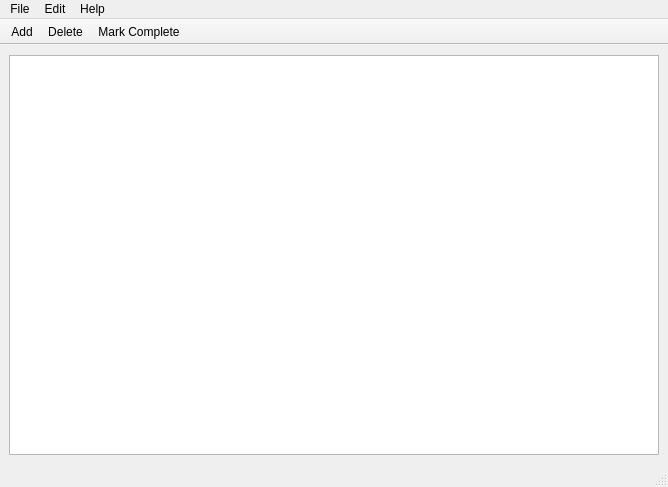
<?xml version="1.0" encoding="UTF-8"?>
<ui version="4.0">
 <class>MainWindow</class>
 <widget class="QMainWindow" name="MainWindow">
  <property name="geometry">
   <rect>
    <x>0</x>
    <y>0</y>
    <width>668</width>
    <height>487</height>
   </rect>
  </property>
  <property name="minimumSize">
   <size>
    <width>668</width>
    <height>487</height>
   </size>
  </property>
  <property name="maximumSize">
   <size>
    <width>668</width>
    <height>487</height>
   </size>
  </property>
  <property name="contextMenuPolicy">
   <enum>Qt::ActionsContextMenu</enum>
  </property>
  <property name="windowTitle">
   <string>To-Do List</string>
  </property>
  <property name="windowIcon">
   <iconset resource="resource.qrc">
    <normaloff>:/images/checklist.png</normaloff>:/images/checklist.png</iconset>
  </property>
  <property name="toolButtonStyle">
   <enum>Qt::ToolButtonTextBesideIcon</enum>
  </property>
  <widget class="QWidget" name="centralwidget">
   <layout class="QVBoxLayout" name="verticalLayout">
    <item>
     <widget class="QTableView" name="task_table">
      <property name="minimumSize">
       <size>
        <width>650</width>
        <height>400</height>
       </size>
      </property>
      <property name="maximumSize">
       <size>
        <width>650</width>
        <height>400</height>
       </size>
      </property>
      <property name="contextMenuPolicy">
       <enum>Qt::CustomContextMenu</enum>
      </property>
      <property name="acceptDrops">
       <bool>false</bool>
      </property>
      <property name="editTriggers">
       <set>QAbstractItemView::NoEditTriggers</set>
      </property>
      <property name="selectionMode">
       <enum>QAbstractItemView::SingleSelection</enum>
      </property>
      <property name="selectionBehavior">
       <enum>QAbstractItemView::SelectRows</enum>
      </property>
      <property name="sortingEnabled">
       <bool>false</bool>
      </property>
      <attribute name="horizontalHeaderHighlightSections">
       <bool>false</bool>
      </attribute>
      <attribute name="verticalHeaderVisible">
       <bool>false</bool>
      </attribute>
      <attribute name="verticalHeaderDefaultSectionSize">
       <number>24</number>
      </attribute>
     </widget>
    </item>
   </layout>
  </widget>
  <widget class="QMenuBar" name="menubar">
   <property name="geometry">
    <rect>
     <x>0</x>
     <y>0</y>
     <width>668</width>
     <height>22</height>
    </rect>
   </property>
   <widget class="QMenu" name="menuFile">
    <property name="title">
     <string>File</string>
    </property>
    <addaction name="actionQuit"/>
   </widget>
   <widget class="QMenu" name="menuEdit">
    <property name="title">
     <string>Edit</string>
    </property>
    <addaction name="actionAddTask"/>
    <addaction name="actionDeleteTask"/>
    <addaction name="actionMarkTaskComplete"/>
   </widget>
   <widget class="QMenu" name="menuHelp">
    <property name="title">
     <string>Help</string>
    </property>
    <addaction name="actionAbout"/>
   </widget>
   <addaction name="menuFile"/>
   <addaction name="menuEdit"/>
   <addaction name="menuHelp"/>
  </widget>
  <widget class="QStatusBar" name="statusbar"/>
  <widget class="QToolBar" name="toolBar">
   <property name="sizePolicy">
    <sizepolicy hsizetype="Preferred" vsizetype="Fixed">
     <horstretch>0</horstretch>
     <verstretch>0</verstretch>
    </sizepolicy>
   </property>
   <property name="minimumSize">
    <size>
     <width>668</width>
     <height>26</height>
    </size>
   </property>
   <property name="maximumSize">
    <size>
     <width>668</width>
     <height>26</height>
    </size>
   </property>
   <property name="windowTitle">
    <string>toolBar</string>
   </property>
   <property name="movable">
    <bool>false</bool>
   </property>
   <property name="allowedAreas">
    <set>Qt::TopToolBarArea</set>
   </property>
   <property name="floatable">
    <bool>false</bool>
   </property>
   <attribute name="toolBarArea">
    <enum>TopToolBarArea</enum>
   </attribute>
   <attribute name="toolBarBreak">
    <bool>false</bool>
   </attribute>
   <addaction name="actionAddTask"/>
   <addaction name="actionDeleteTask"/>
   <addaction name="actionMarkTaskComplete"/>
  </widget>
  <action name="actionQuit">
   <property name="text">
    <string>Quit</string>
   </property>
   <property name="toolTip">
    <string>Alt+Q</string>
   </property>
   <property name="shortcut">
    <string>Alt+Q</string>
   </property>
  </action>
  <action name="actionAddTask">
   <property name="icon">
    <iconset resource="resource.qrc">
     <normaloff>:/images/plus.png</normaloff>:/images/plus.png</iconset>
   </property>
   <property name="text">
    <string>Add</string>
   </property>
   <property name="toolTip">
    <string>Alt+A</string>
   </property>
   <property name="shortcut">
    <string>Alt+A</string>
   </property>
  </action>
  <action name="actionDeleteTask">
   <property name="icon">
    <iconset resource="resource.qrc">
     <normaloff>:/images/minus.png</normaloff>:/images/minus.png</iconset>
   </property>
   <property name="text">
    <string>Delete</string>
   </property>
   <property name="toolTip">
    <string>Alt+D</string>
   </property>
   <property name="shortcut">
    <string>Alt+D</string>
   </property>
  </action>
  <action name="actionMarkTaskComplete">
   <property name="icon">
    <iconset resource="resource.qrc">
     <normaloff>:/images/check.png</normaloff>:/images/check.png</iconset>
   </property>
   <property name="text">
    <string>Mark Complete</string>
   </property>
   <property name="toolTip">
    <string>Alt+X</string>
   </property>
   <property name="shortcut">
    <string>Alt+X</string>
   </property>
  </action>
  <action name="actionAbout">
   <property name="text">
    <string>About</string>
   </property>
  </action>
 </widget>
 <resources>
  <include location="resource.qrc"/>
 </resources>
 <connections/>
</ui>
